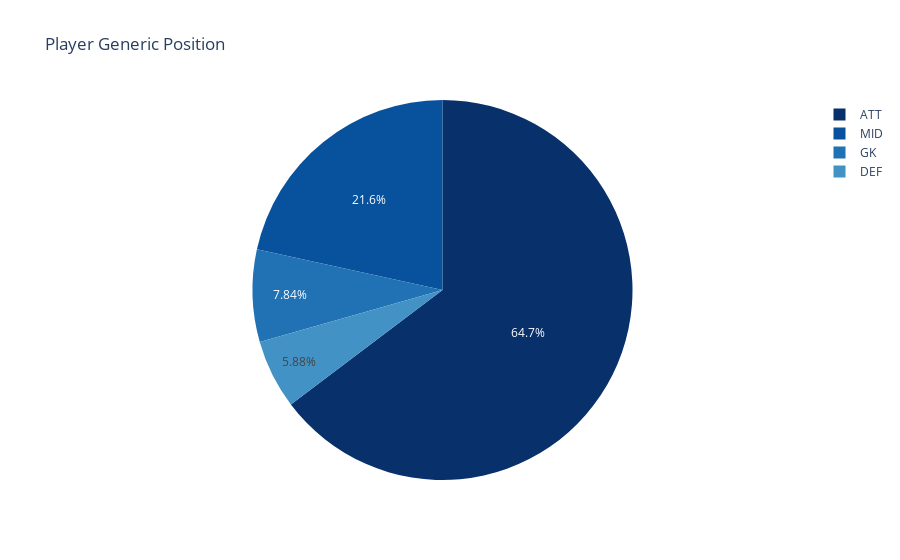

Write notebook code for a chart like this one.
### Markdown cell above
The first plot to start understanding the distribution of Ballon d'Or nominations is the following piechart. In it, we have the proportion of top 10 players for each generic position: attacker, midfielder, defender or goalkeeper. It is observable that attackers have been the most common players in Ballon d'Or top 10's.

### Code cell
# Pie chart
piechart = pd.DataFrame(last_5_years_with_gk['general_position'].value_counts())
piechart.reset_index(drop=False, inplace=True)

fig = px.pie(piechart, values='general_position', names='index', title='Player Generic Position', color_discrete_sequence= px.colors.sequential.Blues_r)
fig.show()

### Figure 1 — Plotly figure (JSON) as saved in the notebook; plotly's stock layout.template omitted (floating-point values rounded to 4 significant figures)
{"data": [{"domain": {"x": [0, 1], "y": [0, 1]}, "hovertemplate": "index=%{label}<br>general_position=%{value}<extra></extra>", "labels": ["ATT", "MID", "GK", "DEF"], "legendgroup": "", "name": "", "showlegend": true, "type": "pie", "values": [33, 11, 4, 3]}], "layout": {"legend": {"tracegroupgap": 0}, "piecolorway": ["rgb(8,48,107)", "rgb(8,81,156)", "rgb(33,113,181)", "rgb(66,146,198)", "rgb(107,174,214)", "rgb(158,202,225)", "rgb(198,219,239)", "rgb(222,235,247)", "rgb(247,251,255)"], "title": {"text": "Player Generic Position"}}}
